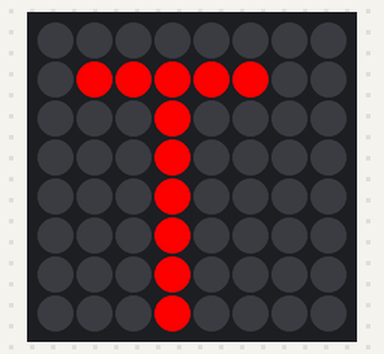
A program run on a simulated Raspberry Pi (BCM pin numbers) with a Sense HAT. Shown: the Sense HAT's 8×8 RGB LED matrix. At 4.0 s the program stops and its outputs stay as they are.

Above: at 0.1 s.
At 1.1 s:
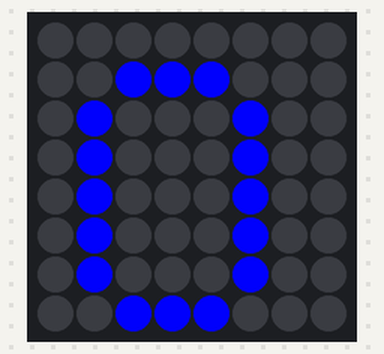
At 2.1 s:
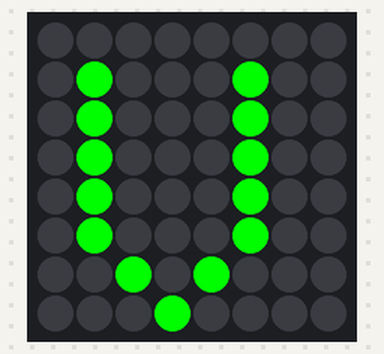
At 3.1 s:
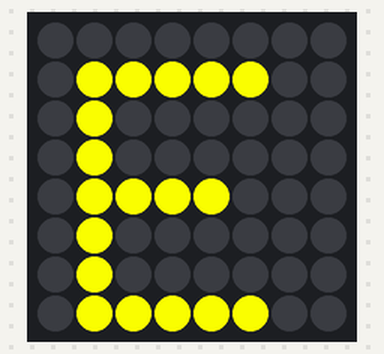

Measured:
- what the display in image 1 shows lasts 1.0 s, from 1.0 s to 2.0 s

The program:

SenseHat_Letters.py
```python
#! /usr/bin/env python
from sense_hat import SenseHat
from time import sleep

sense = SenseHat()

red = (255, 0, 0)
blue = (0, 0, 255)
green = (0, 255, 0)
yellow = (255, 255, 0)

sense.show_letter("T", red)
sleep(1)
sense.show_letter("O", blue)
sleep(1)
sense.show_letter("V", green)
sleep(1)
sense.show_letter("E", yellow)
sleep(1)
sense.clear()
```
